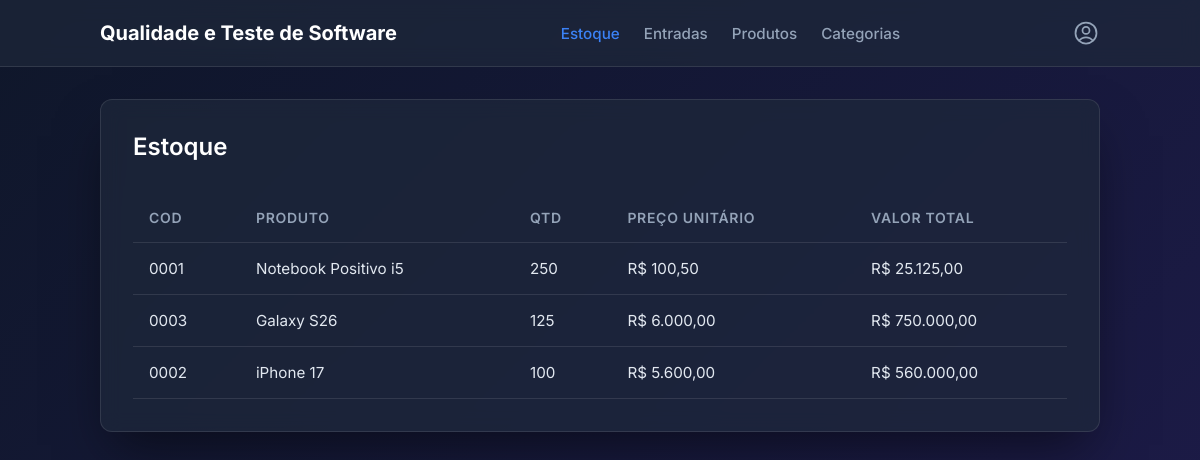
/estoque.php, run on the app's committed database.
### tables this page shows
CREATE TABLE `produtos` (
  `id` int UNSIGNED NOT NULL,
  `cod` varchar(4) NOT NULL,
  `nome` varchar(250) NOT NULL,
  `preco` decimal(19,2) NOT NULL,
  `fk_categoria` int UNSIGNED NOT NULL
);

### backend/Estoque.php (called while the page is built, shortened)
<?php
require_once "Conexao.php";
$sql = "
  SELECT
    p.id,
    p.cod,
    p.nome,
    p.preco,
    SUM(e.qtd) as qtd_estoque,
    SUM(e.qtd * p.preco) as valor_total
  FROM produtos p
  LEFT JOIN entradas e ON p.id = e.fk_produto
  GROUP BY p.id
  ORDER BY qtd_estoque DESC, p.nome ASC
";
$stmt = $conn->prepare($sql);
$stmt->execute();
$produtos = $stmt->fetchAll();

### estoque.php (the view, shortened to what this page needs)
<?php require_once "backend/Estoque.php"; ?>
<!DOCTYPE html>
<html lang="pt-BR">
<head>
  <link rel="stylesheet" href="css/style.css">
</head>
<body class="dashboard-body">
  <?php
  include 'components/navbar.php';
  ?>
  <div class="dashboard-container">
    <div class="dashboard-header">
      <h2>Estoque</h2>
    </div>
    <div class="table-responsive">
      <table class="data-table">
        <thead>
          <tr>
            <th>Cod</th>
            <th>Produto</th>
            <th>Qtd</th>
            <th>Preço Unitário</th>
            <th>Valor Total</th>
          </tr>
        </thead>
        <tbody>
          <?php foreach ($produtos as $p): ?>
            <tr>
              <td><?= $p['cod'] ?></td>
              <td><?= $p['nome'] ?></td>
              <td><?= $p['qtd_estoque'] ?></td>
              <td>R$ <?= number_format($p['preco'], 2, ',', '.') ?></td>
              <td>R$ <?= number_format($p['valor_total'], 2, ',', '.') ?></td>
            </tr>
          <?php endforeach; ?>
        </tbody>
      </table>
    </div>
  </div>
</body>
</html>

### css/style.css (style rules this page uses)
:root { --bg-color: #0f172a; --card-bg: rgba(30, 41, 59, 0.7); --text-color: #f8fafc; --input-bg: rgba(15, 23, 42, 0.6); --input-border: #334155; --primary-color: #3b82f6; --primary-hover: #2563eb; --border-radius: 12px; }
* { box-sizing: border-box; margin: 0; padding: 0; }
body { font-family: "Inter", sans-serif; background: linear-gradient(135deg, #0f172a 0%, #1e1b4b 100%); color: var(--text-color); display: flex; align-items: center; justify-content: center; min-height: 100vh; }
.dashboard-container { background: var(--card-bg); backdrop-filter: blur(10px); -webkit-backdrop-filter: blur(10px); border: 1px solid rgba(255, 255, 255, 0.1); border-radius: var(--border-radius); padding: 2rem; width: 90%; max-width: 1000px; box-shadow: 0 25px 50px -12px rgba(0, 0, 0, 0.5); }
.dashboard-header { display: flex; justify-content: space-between; align-items: center; margin-bottom: 2rem; }
.dashboard-header h2 { color: #fff; font-size: 1.5rem; font-weight: 600; }
.table-responsive { width: 100%; overflow-x: auto; }
.data-table { width: 100%; border-collapse: collapse; text-align: left; }
.data-table th, .data-table td { padding: 1rem; border-bottom: 1px solid rgba(255, 255, 255, 0.1); }
.data-table th { color: #94a3b8; font-weight: 600; font-size: 0.875rem; text-transform: uppercase; letter-spacing: 0.05em; }
.data-table td { color: #e2e8f0; font-size: 0.95rem; }
.data-table tbody tr { transition: background-color 0.2s ease; }
body.dashboard-body { flex-direction: column; justify-content: flex-start; }

### data on the page
produtos: cod "0001", nome "Notebook Positivo i5", qtd_estoque "250", preco "100,50", valor_total "25.125,00"
produtos: cod "0003", nome "Galaxy S26", qtd_estoque "125", preco "6.000,00", valor_total "750.000,00"
produtos: cod "0002", nome "iPhone 17", qtd_estoque "100", preco "5.600,00", valor_total "560.000,00"
